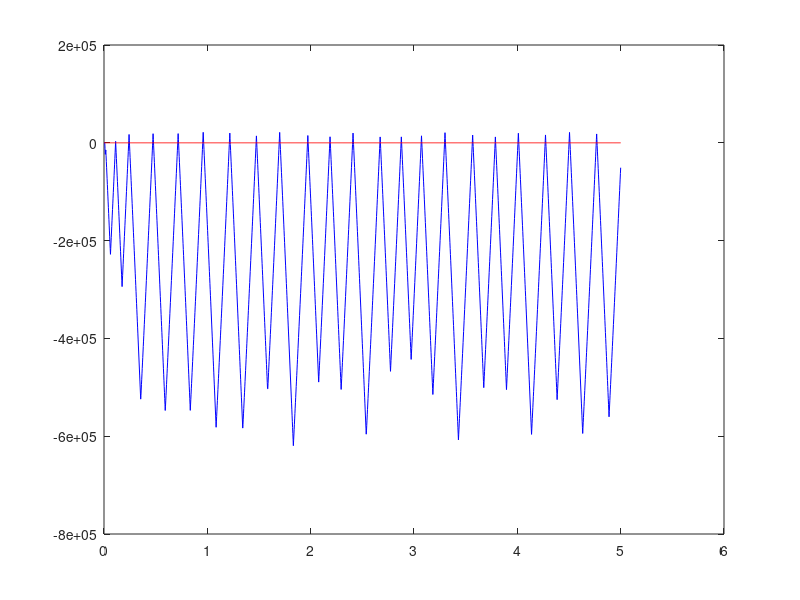

Recreate this plot in MATLAB. (Note: this script raises an error after producing the figure.)

clc;
clear all;
format short;

km=4.4*10^(-2);
j1 =3.75*10^(-6);
j2 =  3.75*10^(-6);
b =1*10^(-5);
d=3.125*10^(-5);
k = 0.2656;
h =0.0025; 
delay = h/4;

%DEfine A
A = [0 0 1 0;
    0 0 0 1 ;
    -k/j1 k/j1 -(d+b)/j1 (d+b)/j1;
    k/j2 -k/j2 (d+b)/j2 -(b+d)/j2];

B = [0 ; 0 ;km/j1 ;0];
C = [1 0 0 0];

%Prepare for augment
A_disc  = expm(A*h);
A_disc_delay = expm(A*(h-delay));
inv_A = inv(A_disc);

r_1_t = inv_A*(A_disc - A_disc_delay)*B; % compute the r1 for the augmented matrix
r_1_0 = inv_A*(expm(A*(h-delay)) - 1)*B; % compute the r1 for the augmented matrix

%augment the matrix including both old input and state.
A_augment = [A_disc r_1_t ;zeros(1,5)]; % should be (4+1)x (4+1)
B_augment = [r_1_0;1];  % should be (4+1, 1)
C_augment = [C 0];


gamma = [B_augment A_augment*B_augment A_augment^2*B_augment A_augment^3*B_augment A_augment^4*B_augment];
if (det(gamma)== 0)
disp('unControllable')
else
disp('Controllable')
end

%place poles
alphas = [0.07 0.001 0.7 0.001 0.001];
K = -acker(A_augment,B_augment,alphas);
% forward gain
F = 1/(C_augment*inv(eye(5)-A_augment-B_augment*K)*B_augment);

r = 1; % reference

x_ = [0; 0 ;0 ;0 ;0 ];
tol = 1e-3; % set a tolerance for convergence
error = Inf; % initialize error to a large value
t_converge = 0; % initialize the time at which convergence is achieved

output_x = zeros(length(x_)/h, length(x_)); % to store values
input(2) = 0; input(1)=0; 
time(2) = h; time(1) =0; % time initial conditions
error = 0;

for i=2:length(x_)/h
    u_unbounded  =K*[x_] +F*r;
    u = min(max(u_unbounded, -1), 1); % Apply saturation to u
    x_(3) = min(x_(3), 50); % Apply saturation to x3 
    x_(4) = min(x_(4), 50); % Apply saturation to x4
   
    x_ = A_augment*[x_] + B_augment*u;
    output_x(i+1,:) = x_';

    input(i+1) = u;
    time(i+1) = time(i) + h;
    
    % compute error and check for convergence
    error = abs(output_x(i+1, 1) - r);
    if error < tol && t_converge == 0 % check if converged
        t_converge = time(i+1); % record the time of convergence
    end
    
    % break the loop if converged
    if t_converge > 0
        break
    end
end


% plot results
plot(time(1:i+1), output_x(1:i+1,1), 'b');
hold
plot(time(1:i+1), input, 'r')
hline = refline([0 r]);
legend('State', 'Input', 'r')
title('System Response');
xlabel('Time (sec)');
ylabel('x1');
ylim([0, 2*r]); % set y-axis limit



